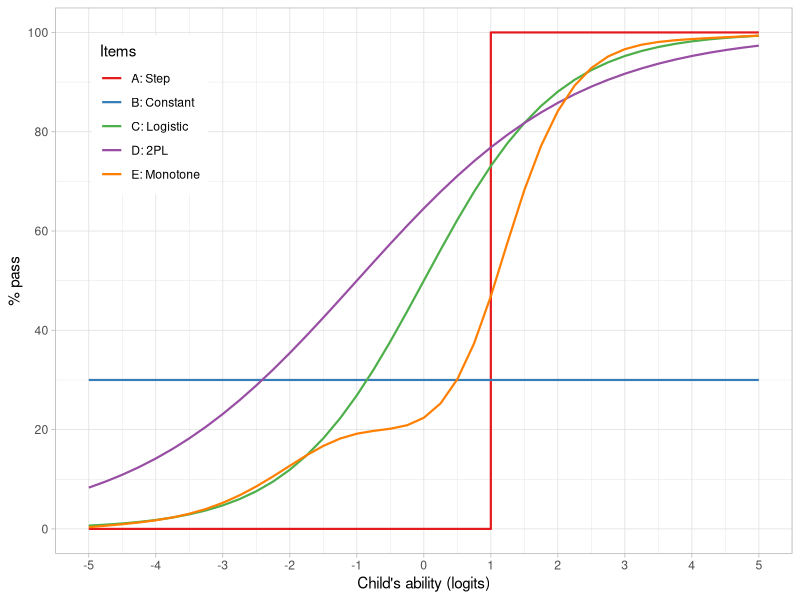
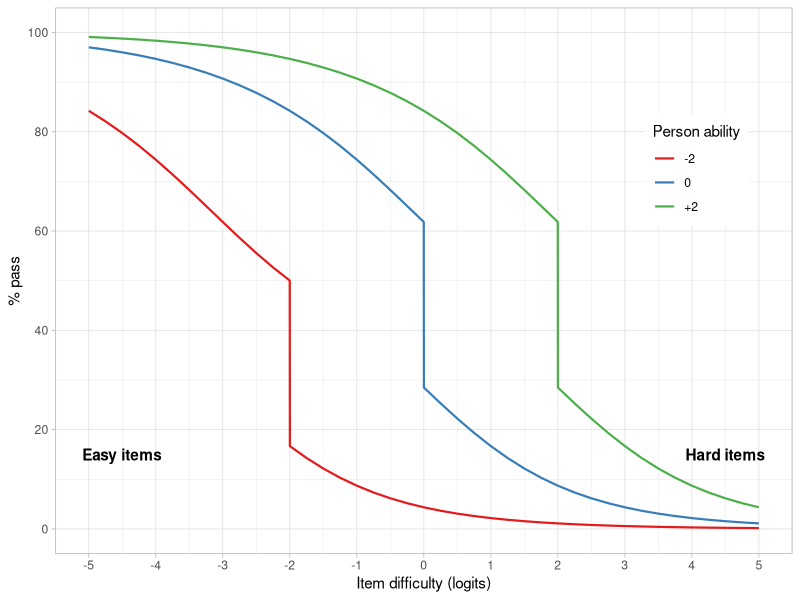

Source code (R) for these figures, in order:
## ---- chunk 1
knitr::opts_chunk$set(error = TRUE)
## ---- chunk 2
pkg <- c("ggplot2", "RColorBrewer")
loaded <- sapply(pkg, require, character.only = TRUE, 
                 warn.conflicts = FALSE, quietly = TRUE)
options(knitr.kable.NA = "?")

x <- seq(-5, 5, 0.25)
items <- data.frame(
  Items = c(rep(LETTERS[1:5], times = c(4, 2, length(x), length(x), length(x)))),
  beta = c(-5, 1, 1, +5,  -5,  +5, x, x, x),
  pass = c( 0, 0, 1,  1, 0.3, 0.3,
           plogis(x),
           plogis(0.6 * (x + 1)),
           smooth.spline(x = x, y = plogis(c(x[1:15], rep(x[16], 10), x[26:41])), df = 8)$y))
ggplot(items, aes(x = beta, y = 100 * pass, group = Items, colour = Items)) +
  geom_line(lwd = 0.75) + 
  scale_x_continuous("Child's ability (logits)", breaks = -5:5) + 
  scale_y_continuous("% pass", breaks = seq(0, 100, 20), limits = c(0, 100)) +
  scale_colour_brewer(palette = "Set1", labels = c("A: Step", "B: Constant", "C: Logistic", "D: 2PL", "E: Monotone")) + 
  theme_light() + 
  theme(legend.position = c(0.05, 0.95), legend.justification = c(0, 1))
## ---- chunk 3
x <- c(seq(-5.00, -2.25, 0.25), -2.001, -2, -1.999, 
       seq(-1.75, -0.25, 0.25), -0.001,  0,  0.001,
       seq( 0.25,  1.75, 0.25),  1.999,  2,  2.001,
       seq( 2.25,  5.00, 0.25))
A1 <- c(rep(1, 23), 0.5, rep(0, 23))
C1 <- 1 - plogis(x)
D1 <- 1 - plogis(0.6 * (x + 1))
ACD1 <- (A1 + C1 + D1) / 3

A2 <- c(rep(1, 33), 0.5, rep(0, 13))
C2 <- 1 - plogis(x - 2)
D2 <- 1 - plogis(0.6 * (x - 1))
ACD2 <- (A2 + C2 + D2) / 3

A3 <- c(rep(1, 13), 0.5, rep(0, 33))
C3 <- 1 - plogis(x + 3)
D3 <- 1 - plogis(0.6 * (x + 4))
ACD3 <- (A3 + C3 + D3) / 3

data <- data.frame(delta = x,
                   person = rep(c("-2", "0", "+2"), each = 47),
                   pass = c(ACD3, ACD1, ACD2))
ggplot(data, aes(x = delta, y = 100 * pass, group = person, colour = person)) +
  geom_line(lwd = 0.75) + 
  scale_x_continuous("Item difficulty (logits)", breaks = -5:5) + 
  scale_y_continuous("% pass", breaks = seq(0, 100, 20), limits = c(0, 100)) +
  scale_colour_brewer(name = "Person ability", palette = "Set1", limits = c("-2", "0", "+2")) + 
  theme_light() + 
  theme(legend.position = c(0.8, 0.6), legend.justification = c(0, 0)) +
  annotate("text", x = -4.5, y = 15, label = "Easy items", fontface = "bold") + 
  annotate("text", x =  4.5, y = 15, label = "Hard items", fontface = "bold")
